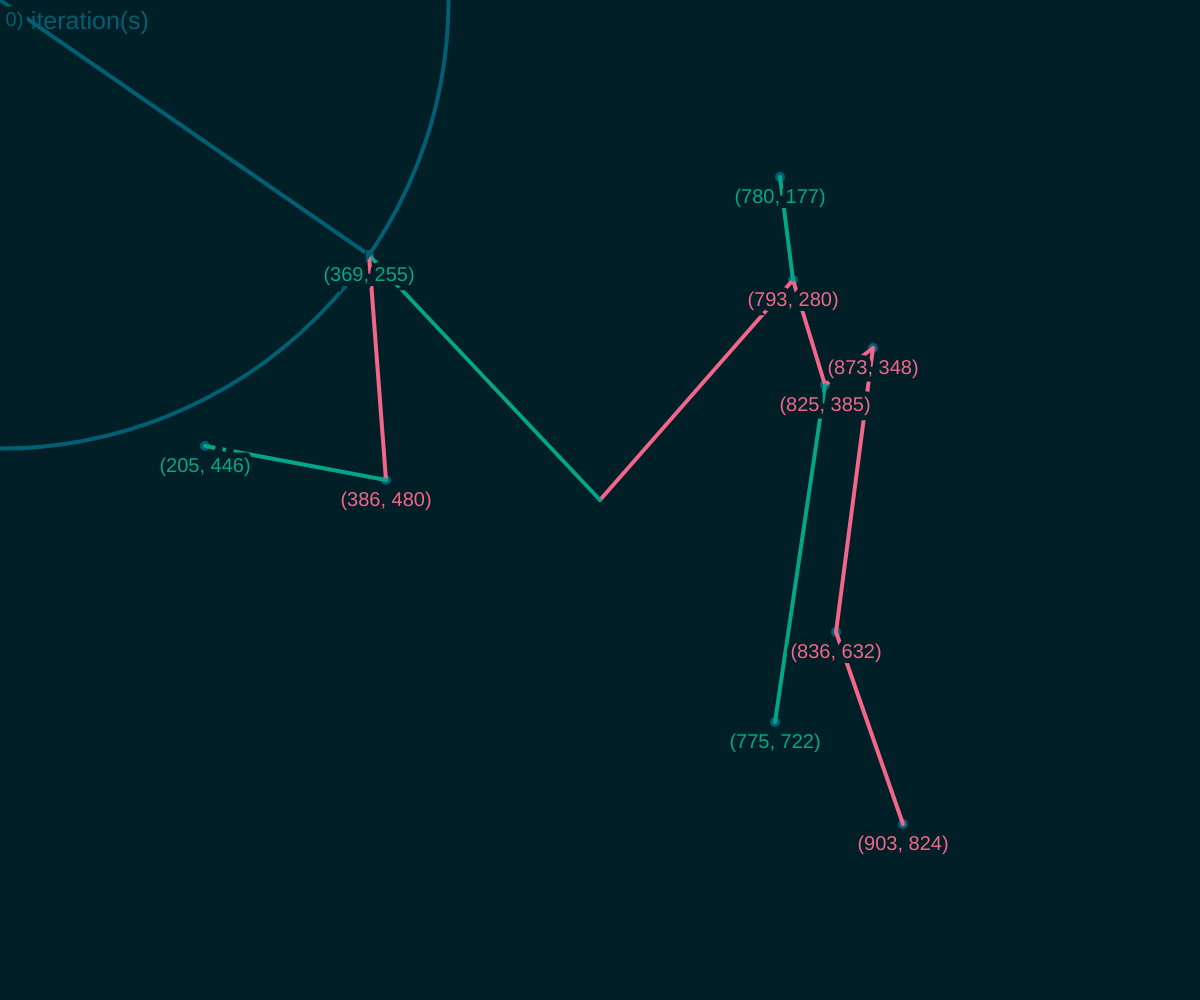
Frame 1 (no input)
Frame 60 (no input): identical to frame 1, image omitted
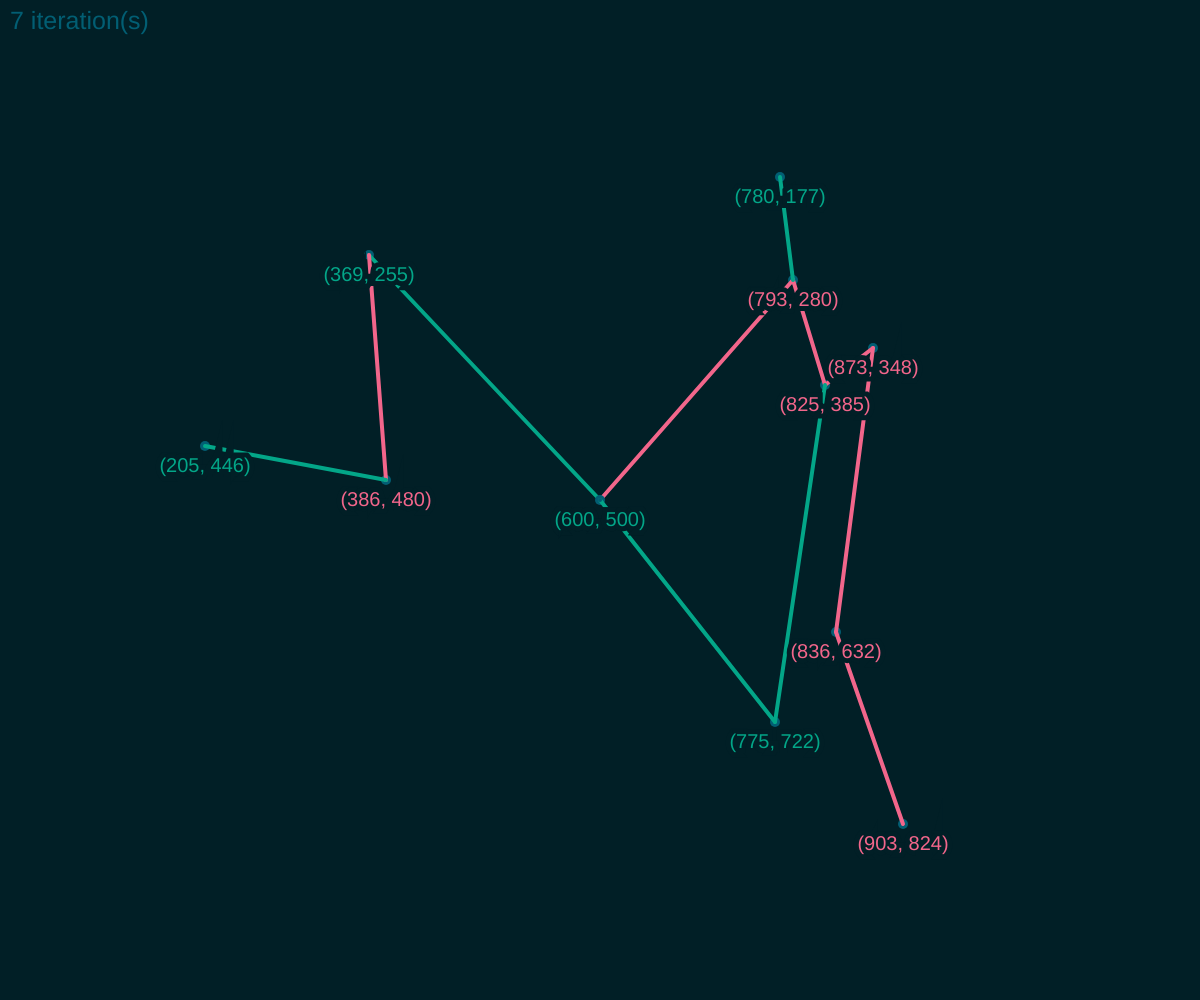
Frame 120 (the mouse pressed at the canvas centre since frame 60)

The p5.js sketch that drew these frames (run headless with seeded random() and noise() and a simulated clock; from frame 60 on, the mouse is pressed at the canvas centre):

// p5.js sketch
// ── sketch.js
let root;
let startPoints = 10;
let iterations = 1000;
let total = 0;
let tree, labels;
let stack = [];
let ptr = -1;

let bg = "#011F26";
let col_sel = "#025E73";
let col_left = "#03A688";
let col_right = "#F2668B";


function setup() {
  createCanvas(windowWidth, windowHeight);
  
  tree = createGraphics(width, height);
  labels = createGraphics(width, height);
  labels.textAlign(CENTER, TOP);
  labels.textSize(20);
  labels.strokeWeight(10);
  labels.stroke(bg);
  
  root = new Node(width/2, height/2);
  
  for (let i = 0; i < startPoints; i++) {
    addNode(root, new Node(width/8 + random(width/4*3), height/8 + random(height/4*3)));
  }
  
  print(`Construction took an average of ${total / startPoints} iterations per node`);
}


function draw() {
  background(bg);
  image(tree, 0, 0);
  
  if (!root) return;
  
  let target = [mouseX, mouseY];
  let best = nearestNeighbor(root, target);
  noFill();
  stroke(col_sel);
  strokeWeight(4);
  circle(target[0], target[1], 2 * sqrt(distSq(best.point, target)));
  line(best.point[0], best.point[1], target[0], target[1]);
  
  if (!keyIsDown(SHIFT)) {
    textAlign(CENTER, TOP);
    textSize(20);
    strokeWeight(10);
    stroke(bg);
    fill(col_sel);
    text(`(${target[0]}, ${target[1]})`, target[0], target[1] + 10);
    image(labels, 0, 0);
  }
}


function mousePressed() {
  addNode(root, new Node(mouseX, mouseY));
}


function addNode(node, newNode) {
  let coord, k;
  tree.strokeWeight(10);
  tree.stroke(col_sel);
  tree.point(newNode.point[0], newNode.point[1]);
  tree.strokeWeight(4);
  
  for (k = 0; k < iterations; k++) {
    coord = k%2;
    
    if (newNode.point[coord] < node.point[coord]) {
      if (node.left) {
        node = node.left;
      } else {
        node.left = newNode;
        tree.stroke(col_left);
        labels.fill(col_left);
        break;
      }
    } else {
      if (node.right) {
        node = node.right;
      } else {
        node.right = newNode;
        tree.stroke(col_right);
        labels.fill(col_right);
        break;
      }
    }
  }
  
  total += k;
  
  tree.line(node.point[0], node.point[1], newNode.point[0], newNode.point[1]);
  labels.text(`(${newNode.point[0]}, ${newNode.point[1]})`, newNode.point[0], newNode.point[1] + 10);
}

function nearestNeighbor(node, point) {
  let next, other, temp, k, coord;
  let best = node;
  stack = [];
  ptr = -1;
  stack[++ptr] = [node, 0];
  
  for (let i = 0; i < iterations; i++) {
    if (ptr == -1) {
      let iter = `${i} iteration(s)`;
      textAlign(LEFT, TOP);
      textSize(25);
      noFill();
      noStroke();
      rect(0, 0, textWidth(iter) + 20, 50);
      fill(col_sel);
      text(iter, 10, 10);
      
      break;
    }
    
    temp = stack[ptr--];
    node = temp[0];
    k = temp[1];
    coord = k%2;
    
    if (point[coord] < node.point[coord]) {
      next = node.left;
      other = node.right;
    } else {
      next = node.right;
      other = node.left;
    }
    
    if (next) {
      best = closestNode(point, best, next);
      stack[++ptr] = [next, k+1];
    }
    
    if (other) {
      let radiusSq = distSq(point, best.point);
      let dist = point[coord] - node.point[coord];
      
      if (radiusSq >= dist * dist) {
        best = closestNode(point, best, other);
        stack[++ptr] = [other, k+1];
      }
    }
  }
  
  return best;
}


function closestNode(p, n0, n1) {
  let d0 = distSq(p, n0.point);
  let d1 = distSq(p, n1.point);
  
  if (d0 < d1) {
    return n0;
  } else {
    return n1;
  }
}


function distSq(p0, p1) {
  return sq(p0[0] - p1[0]) + sq(p0[1] - p1[1]);
}


class Node {
  constructor(x, y) {
    this.point = [round(x), round(y)];
  }
}
